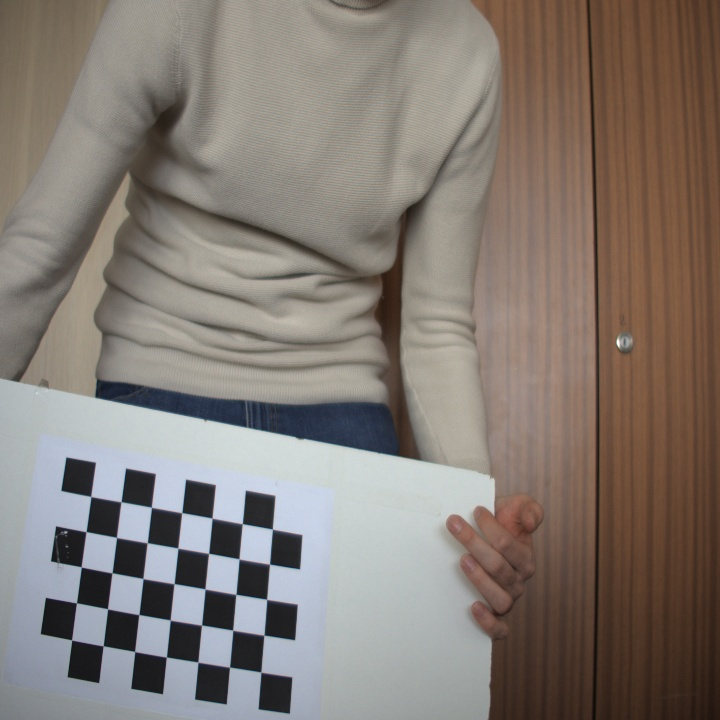
#> input picture Zadanie_2/img11.jpg, 720 x 720 px, given in place of the camera
$ python circle.py img11.jpg
#> lines starting #> are read from the running program, lines starting #| are printed output that depends on the picture; after the words box and inside, x2 and y2 are one past the last pixel; in counts of white or black regions, pixels touching at a corner belong together
# PVSO / Zadanie 2 / 3. uloha
# detekcia kruhov

import sys
import cv2 as cv
import numpy as np

cam = cv.VideoCapture(0)

img_counter = 0

while True:
    # Initializing the frame, ret
    ret, frame = cam.read()
#> frame is the input picture: shape (720, 720, 3); mean B, G, R 115.8, 122.8, 132.1

    if not ret:
        print('failed to grab frame')
        break

    gray = cv.cvtColor(frame, cv.COLOR_BGR2GRAY)
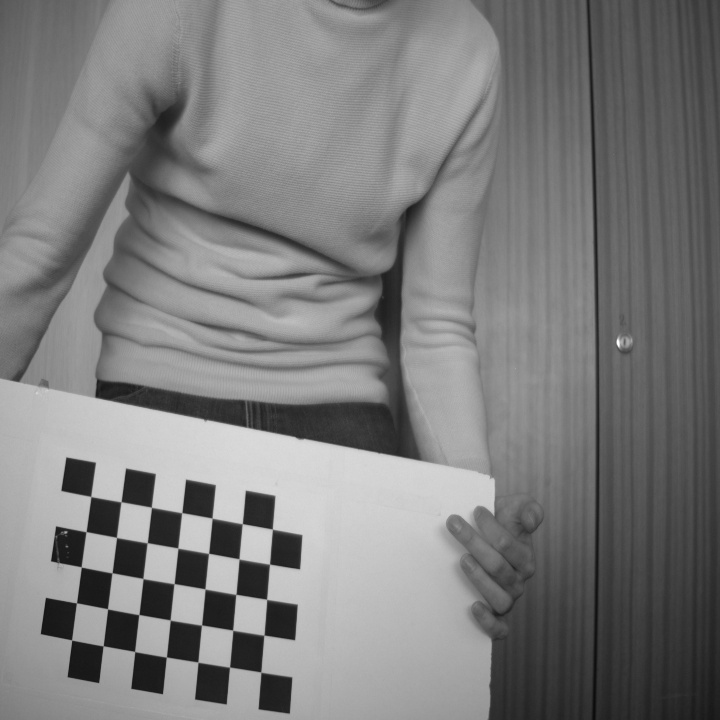
#> gray: shape (720, 720); min 11, max 254, mean 124.8

    gray = cv.medianBlur(gray, 5)

    rows = gray.shape[0]
#> rows = 720
    circles = cv.HoughCircles(gray, cv.HOUGH_GRADIENT, 1, rows / 8,
                              param1=200, param2=30,
                              minRadius=0, maxRadius=0)
#> circles = [[332.5, 651.5, 260.8], [268.5, 87.5, 214.6], [145.5, 493.5, 84.4], [155.5, 640.5, 51.2], [317.5, 375.5, 100.6], [317.5, 504.5, 103.4], [147.5, 245.5, 34.9], [190.5, 352.5, 63.2]]

    if circles is not None:
        circles = np.uint16(np.around(circles))
#> circles = [[332, 652, 261], [268, 88, 215], [146, 494, 84], [156, 640, 51], [318, 376, 101], [318, 504, 103], [148, 246, 35], [190, 352, 63]]
        for i in circles[0, :]:
            center = (i[0], i[1])
            # circle center
            cv.circle(frame, center, 1, (0, 100, 100), 3)
            # circle outline
            radius = i[2]
            cv.circle(frame, center, radius, (255, 0, 255), 3)
#> this loop made 8 passes
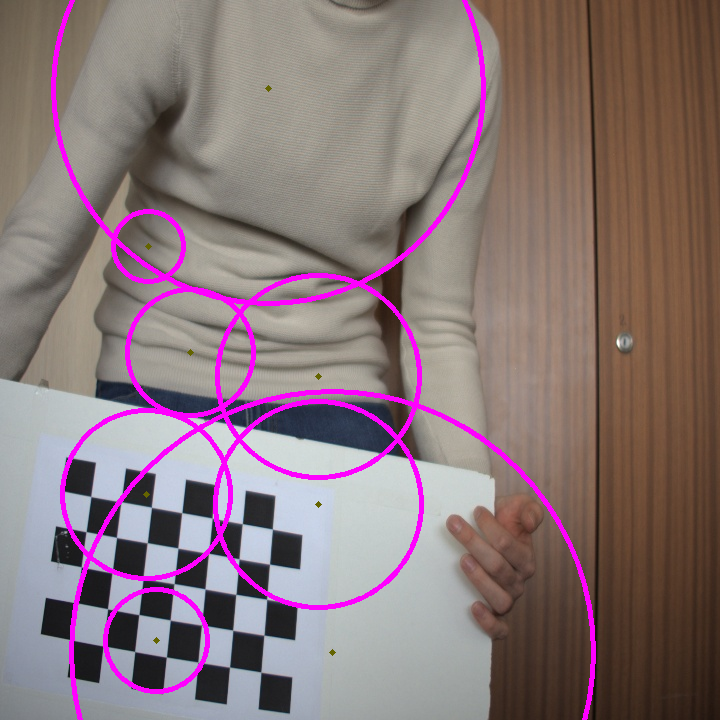
#> frame: shape (720, 720, 3); 4.26% of pixels changed, all inside (x1, y1, x2, y2) = (51, 0, 596, 720)

    cv.imshow("detected circles", frame)

    #cv.imshow('Webcam image', frame)
    # To get continuous live video feed from my laptops webcam
    k = cv.waitKey(1)
#> (key Esc is pressed here)

    if k%256 == 27: # ESC pressed - close app
        print('ESC pressed, closing the app')
        exit()
#> (the program exits here)

$ run again, on Zadanie_2/img12.jpg
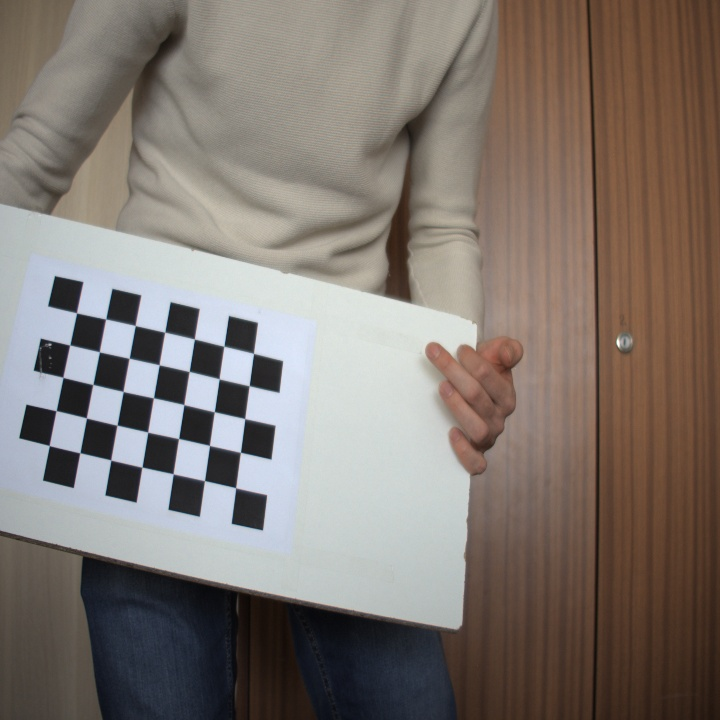
#> input picture Zadanie_2/img12.jpg, 720 x 720 px, given in place of the camera
#> frame is the input picture: shape (720, 720, 3); mean B, G, R 112.3, 118.8, 128.2
#> `gray = cv.cvtColor(frame, cv.COLOR_BGR2GRAY)`:
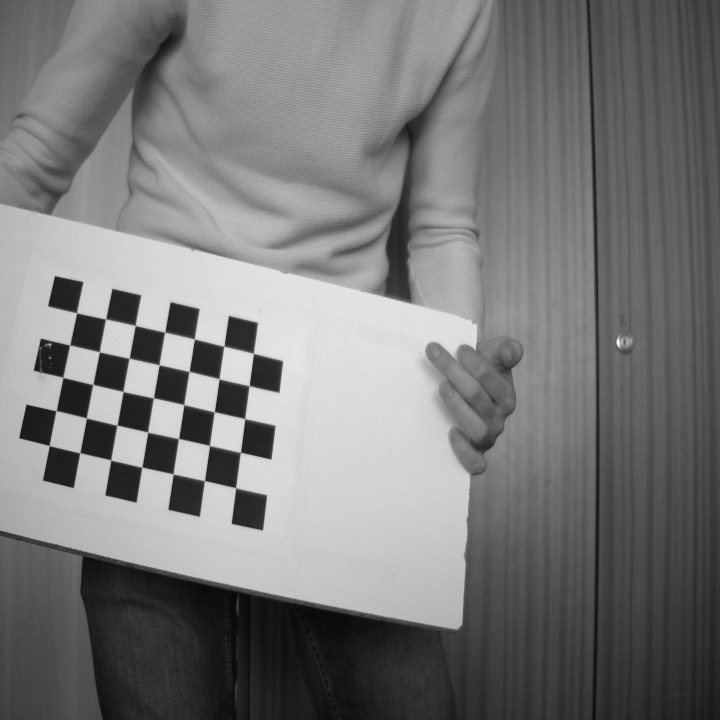
#> gray: shape (720, 720); min 6, max 253, mean 120.9
#> `circles = cv.HoughCircles(gray, cv.HOUGH_GRADIENT, 1, rows / 8, param1..`: circles = [[298.5, 468.5, 188.2], [179.5, 353.5, 49], [259.5, 233.5, 150.8], [404.5, 489.5, 132.7], [27.5, 473.5, 67.7]]
#> `circles = np.uint16(np.around(circles))`: circles = [[298, 468, 188], [180, 354, 49], [260, 234, 151], [404, 490, 133], [28, 474, 68]]
#> the loop `for i in circles[0, :]:` made 5 passes
#> after the loop `for i in circles[0, :]:`:
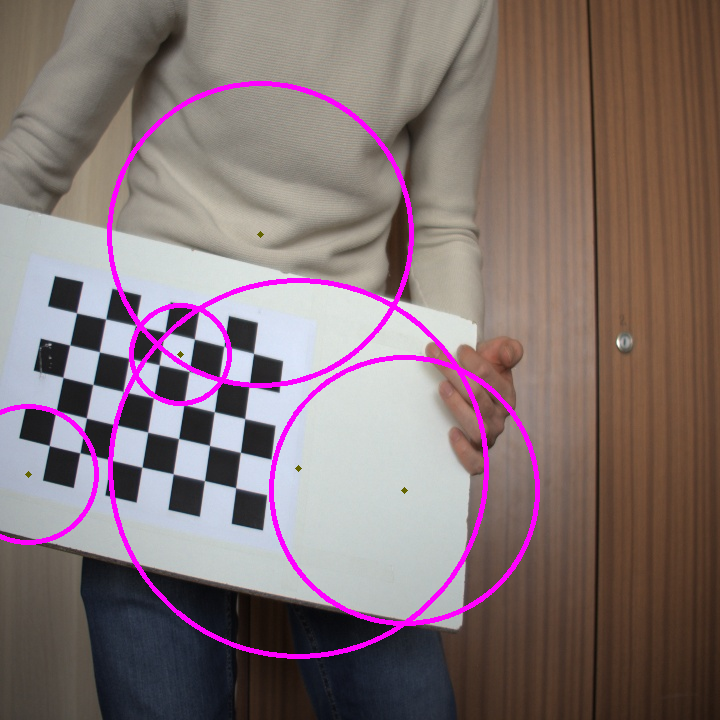
#> frame: shape (720, 720, 3); 3.36% of pixels changed, all inside (x1, y1, x2, y2) = (0, 81, 540, 659)

$ run again, on Zadanie_2/img13.jpg
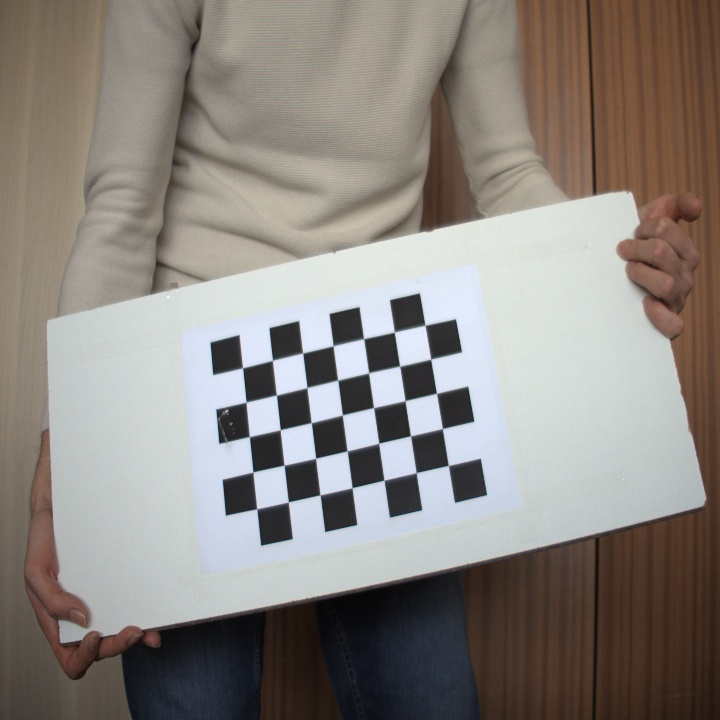
#> input picture Zadanie_2/img13.jpg, 720 x 720 px, given in place of the camera
#> frame is the input picture: shape (720, 720, 3); mean B, G, R 128.6, 134, 139.9
#> `gray = cv.cvtColor(frame, cv.COLOR_BGR2GRAY)`:
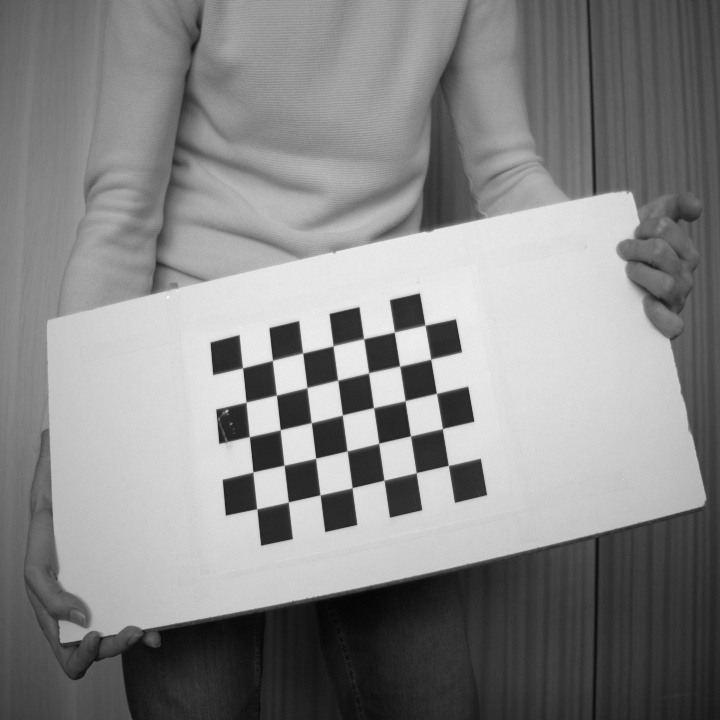
#> gray: shape (720, 720); min 4, max 252, mean 135.1
#> `circles = cv.HoughCircles(gray, cv.HOUGH_GRADIENT, 1, rows / 8, param1..`: circles = [[168.5, 460.5, 165.4], [597.5, 390.5, 192.2], [336.5, 437.5, 55.9], [543.5, 474.5, 158.5], [410.5, 494.5, 57.2], [275.5, 514.5, 46.8]]
#> `circles = np.uint16(np.around(circles))`: circles = [[168, 460, 165], [598, 390, 192], [336, 438, 56], [544, 474, 158], [410, 494, 57], [276, 514, 47]]
#> the loop `for i in circles[0, :]:` made 6 passes
#> after the loop `for i in circles[0, :]:`:
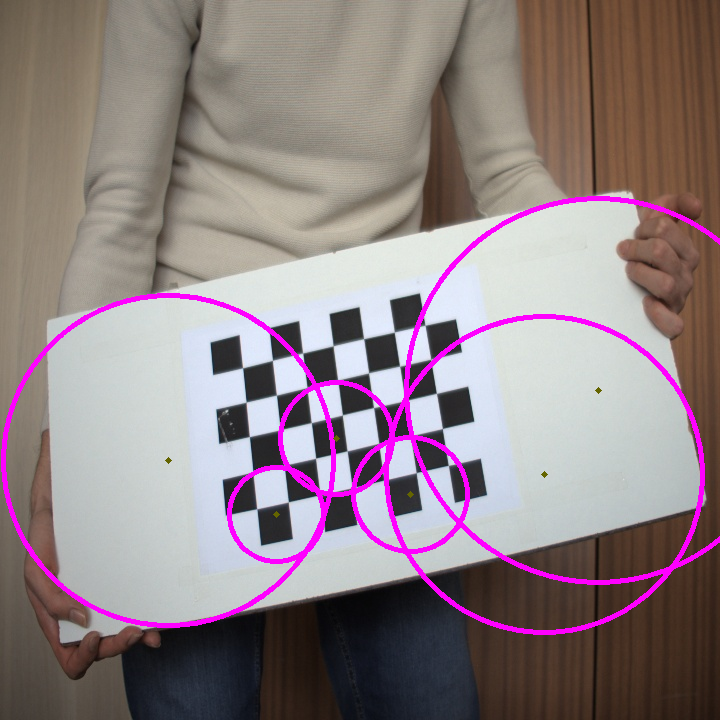
#> frame: shape (720, 720, 3); 3.63% of pixels changed, all inside (x1, y1, x2, y2) = (1, 196, 720, 635)

$ run again, on Zadanie_2/img14.jpg
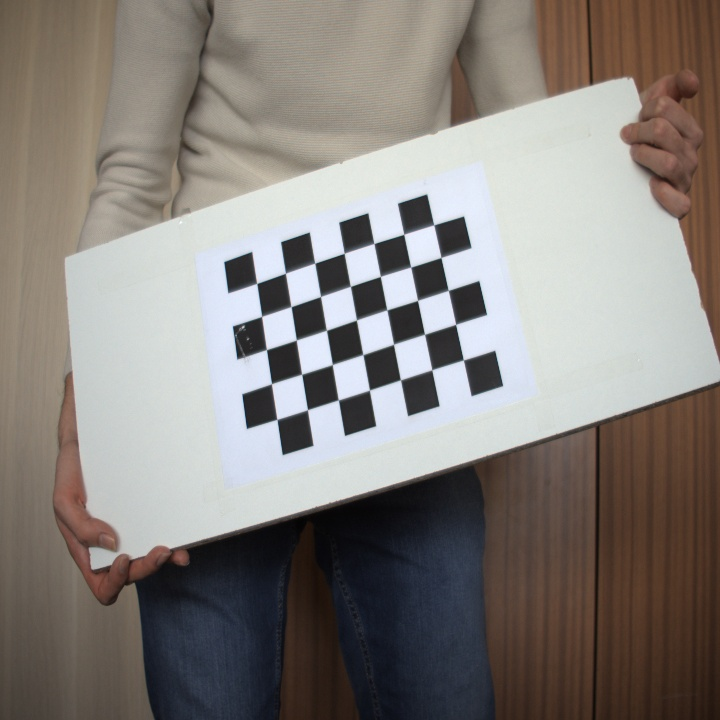
#> input picture Zadanie_2/img14.jpg, 720 x 720 px, given in place of the camera
#> frame is the input picture: shape (720, 720, 3); mean B, G, R 123.8, 128.3, 133.9
#> `gray = cv.cvtColor(frame, cv.COLOR_BGR2GRAY)`:
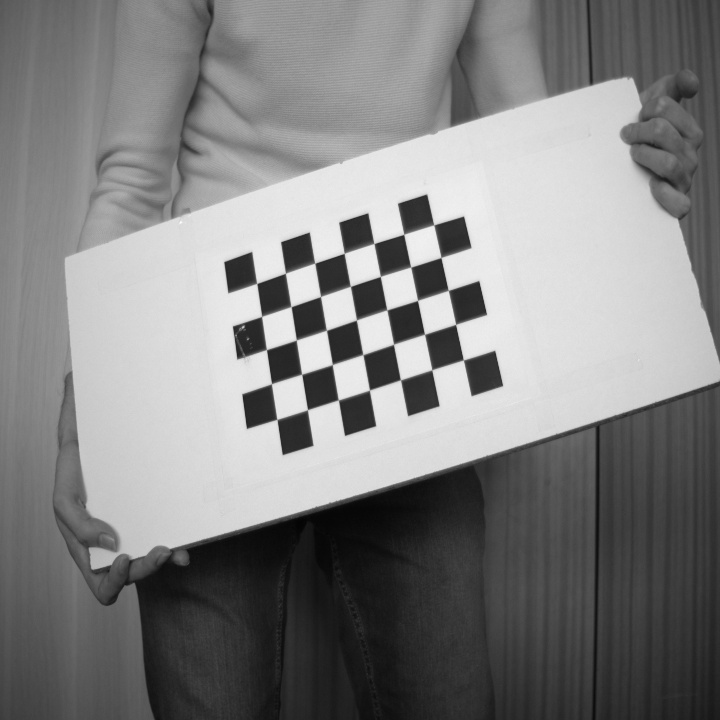
#> gray: shape (720, 720); min 4, max 254, mean 129.5
#> `circles = cv.HoughCircles(gray, cv.HOUGH_GRADIENT, 1, rows / 8, param1..`: circles = [[227.5, 433.5, 150.1], [346.5, 346.5, 49.3], [557.5, 336.5, 97.1], [322.5, 437.5, 69.8]]
#> `circles = np.uint16(np.around(circles))`: circles = [[228, 434, 150], [346, 346, 49], [558, 336, 97], [322, 438, 70]]
#> the loop `for i in circles[0, :]:` made 4 passes
#> after the loop `for i in circles[0, :]:`:
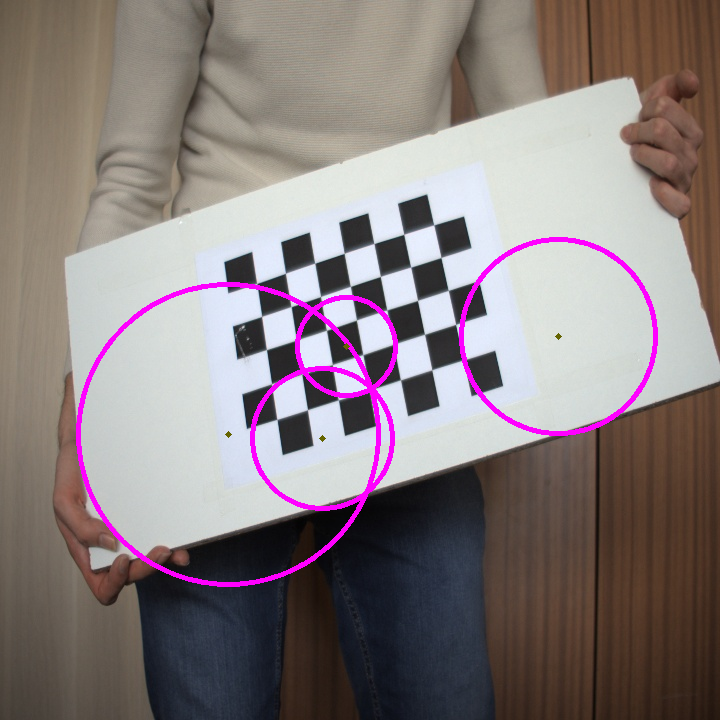
#> frame: shape (720, 720, 3); 2.18% of pixels changed, all inside (x1, y1, x2, y2) = (76, 237, 658, 587)
